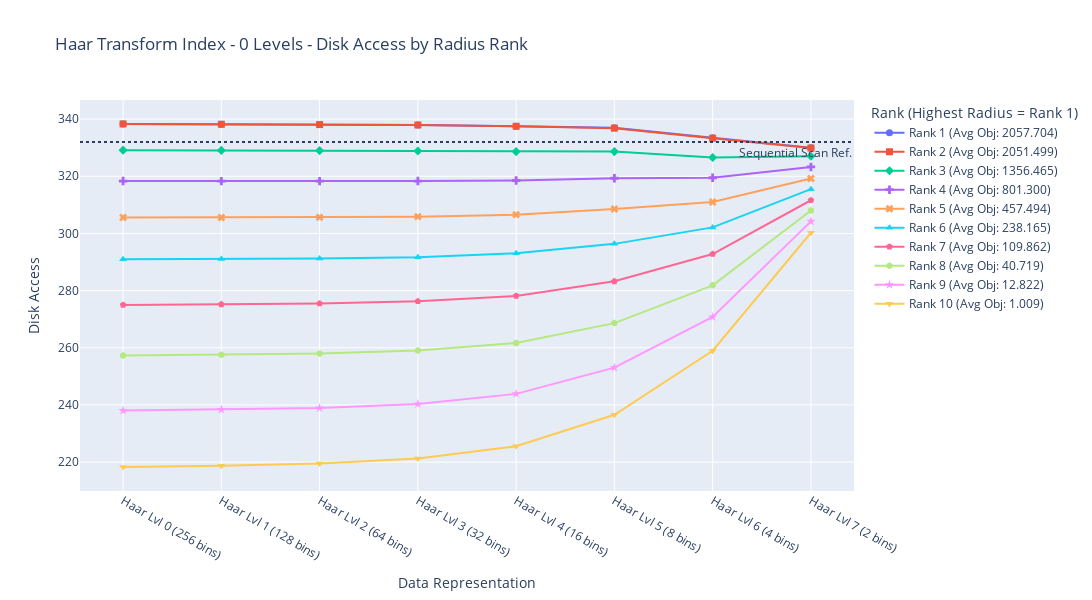
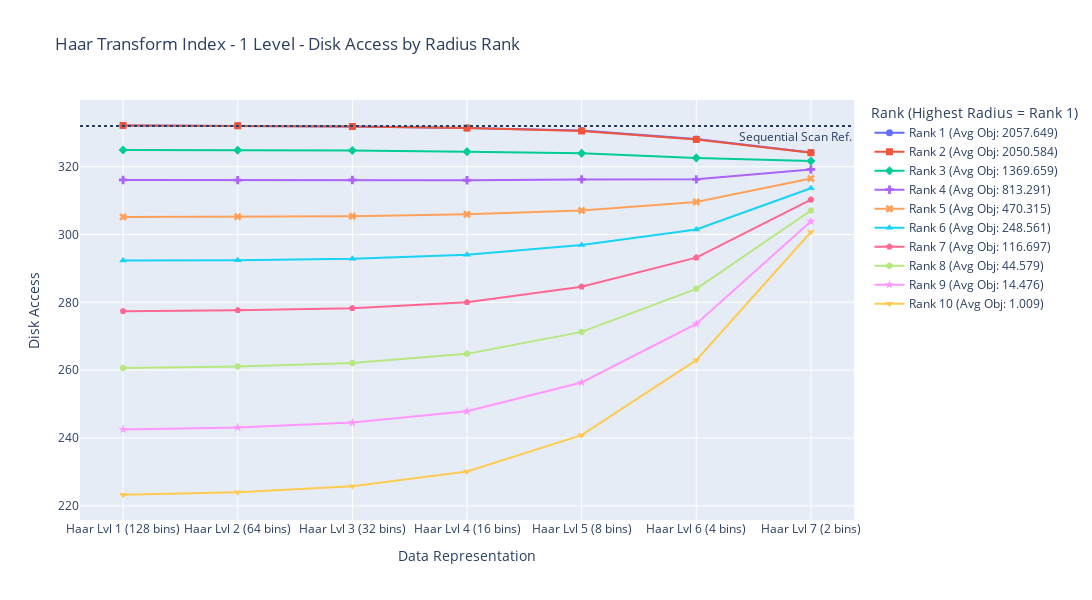
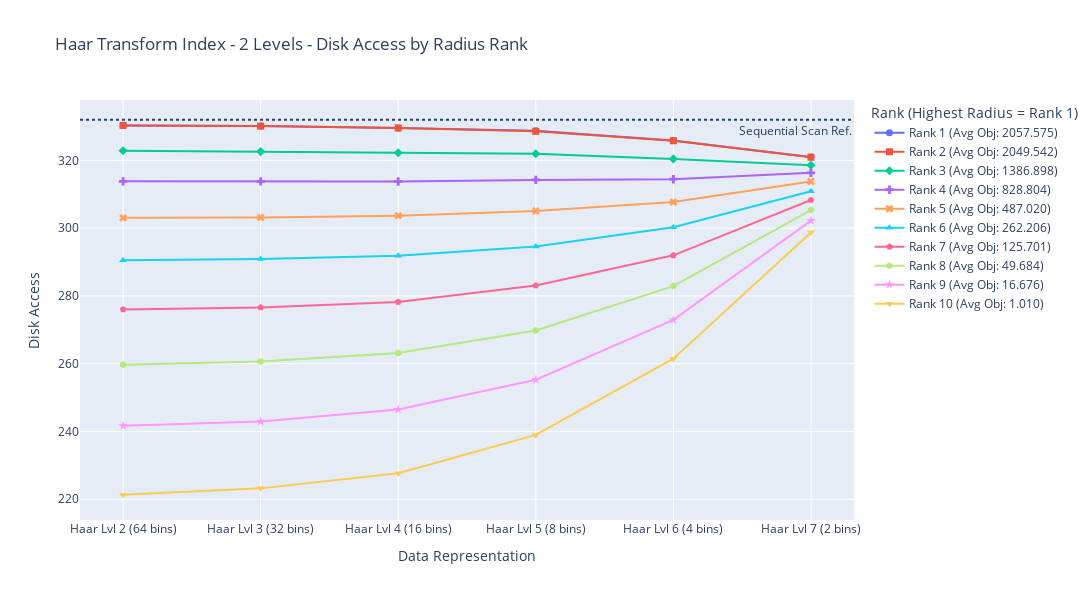

Notebook source saved alongside these figures, in order:
### Code cell
# --- Mappings ---
tree_title_map = {
    "tree-0": "Haar Transform Index - 0 Levels",
    "tree-1": "Haar Transform Index - 1 Level",
    "tree-2": "Haar Transform Index - 2 Levels",
}

data_label_map = {
    "data-0": "Haar Lvl 0 (256 bins)",
    "data-1": "Haar Lvl 1 (128 bins)",
    "data-2": "Haar Lvl 2 (64 bins)",
    "data-3": "Haar Lvl 3 (32 bins)",
    "data-4": "Haar Lvl 4 (16 bins)",
    "data-5": "Haar Lvl 5 (8 bins)",
    "data-6": "Haar Lvl 6 (4 bins)",
    "data-7": "Haar Lvl 7 (2 bins)",
}

# --- Constants ---
SEQUENTIAL_ACCESS_VALUE = 332
TARGET_TREES = ["tree-0", "tree-1", "tree-2"]
# Define marker symbols for different rank lines
marker_symbols = ['circle', 'square', 'diamond', 'cross', 'x', 'triangle-up',
                  'pentagon', 'hexagon', 'star', 'triangle-down'] # Add more if needed

# --- Plotting Logic ---
for tree_name, tree_data in all_data.items():
    # Filter for target trees
    if tree_name not in TARGET_TREES:
        continue

    if not isinstance(tree_data, dict):
        print(f"Skipping {tree_name}: Data is not in the expected dictionary format.")
        continue

    fig = go.Figure()
    original_data_labels = sorted([k for k in tree_data.keys() if k.startswith('data-')])
    if not original_data_labels:
        print(f"Skipping {tree_name}: No 'data-X' keys found.")
        continue
    x_axis_labels = [data_label_map.get(lbl, lbl) for lbl in original_data_labels]

    processed_data = {}
    max_rank = 0

    # --- Step 1: Extract and Rank Data ---
    for data_label in original_data_labels:
        data_set = tree_data.get(data_label, {})
        if not isinstance(data_set, dict):
            print(f"Warning: Skipping {data_label} in {tree_name}: Data is not a dictionary.")
            processed_data[data_label] = []
            continue

        sorted_radii = sorted(
            [item for item in data_set.items() if isinstance(item[1], dict) and 'radius' in item[1]],
            key=lambda item: item[1].get('radius', -1),
            reverse=True
        )
        processed_data[data_label] = sorted_radii
        max_rank = max(max_rank, len(sorted_radii))

    if max_rank == 0:
        print(f"Skipping {tree_name}: No valid radius data found across all data keys.")
        continue

    # --- Step 2: Structure Data by Rank Across Datasets ---
    for rank in range(max_rank):
        rank_disk_access = []
        rank_avg_obj = []
        for data_label in original_data_labels:
            sorted_radii = processed_data.get(data_label, [])
            if rank < len(sorted_radii):
                radius_key, radius_data = sorted_radii[rank]
                if isinstance(radius_data, dict):
                    rank_disk_access.append(radius_data.get('disk_access'))
                    rank_avg_obj.append(radius_data.get('avg_obj_result'))
                else:
                    rank_disk_access.append(None)
                    rank_avg_obj.append(None)
            else:
                rank_disk_access.append(None)
                rank_avg_obj.append(None)

        # Only add trace if there is at least one non-None value for this rank
        if not all(v is None for v in rank_disk_access):
            valid_avg_objs = [obj for obj in rank_avg_obj if obj is not None]
            avg_legend = np.nanmean(valid_avg_objs) if valid_avg_objs else float('nan')
            legend_name = f"Rank {rank + 1} (Avg Obj: {avg_legend:.3f})"
            # Select marker symbol for this rank
            marker_symbol = marker_symbols[rank % len(marker_symbols)]

            fig.add_trace(go.Scatter(
                x=x_axis_labels,
                y=rank_disk_access,
                mode='lines+markers',
                name=legend_name,
                marker=dict(symbol=marker_symbol, size=7), # <<< ADDED/MODIFIED MARKER
                line=dict(width=2), # Control line width if desired
                hovertemplate = (
                    f"<b>{tree_title_map.get(tree_name, tree_name)}</b><br>" +
                    'Representation: %{x}<br>' +
                    'Disk Access: %{y:.2f}<br>' + # Format y value
                    f'Rank: {rank + 1}<br>' +
                    f'Avg Obj Result (Line Avg): {avg_legend:.3f}' +
                    '<extra></extra>'
                )
            ))

    # --- Step 3: Add Reference Line and Finalize Layout ---
    fig.add_hline(
        y=SEQUENTIAL_ACCESS_VALUE,
        line_dash="dot",
        annotation_text="Sequential Scan Ref.",
        annotation_position="bottom right"
    )

    fig.update_layout(
        title=f"{tree_title_map.get(tree_name, tree_name)} - Disk Access by Radius Rank", # Updated title
        xaxis_title="Data Representation",
        yaxis_title="Disk Access",
        legend_title="Rank (Highest Radius = Rank 1)",
        hovermode="x unified",
        xaxis={'categoryorder':'array', 'categoryarray':x_axis_labels},
        width=1200,  # Largura
        height=600
    )

    # --- Step 4: Show Plot ---
    fig.show()

print("\nDisk Access plots by rank generated for selected trees.")

### Figure 1 — Plotly figure (JSON) as saved in the notebook; plotly's stock layout.template omitted (floating-point values rounded to 4 significant figures)
{"data": [{"hovertemplate": "<b>Haar Transform Index - 0 Levels</b><br>Representation: %{x}<br>Disk Access: %{y:.2f}<br>Rank: 1<br>Avg Obj Result (Line Avg): 2057.704<extra></extra>", "line": {"width": 2}, "marker": {"size": 7, "symbol": "circle"}, "mode": "lines+markers", "name": "Rank 1 (Avg Obj: 2057.704)", "type": "scatter", "x": ["Haar Lvl 0 (256 bins)", "Haar Lvl 1 (128 bins)", "Haar Lvl 2 (64 bins)", "Haar Lvl 3 (32 bins)", "Haar Lvl 4 (16 bins)", "Haar Lvl 5 (8 bins)", "Haar Lvl 6 (4 bins)", "Haar Lvl 7 (2 bins)"], "y": [338.3, 338.2, 338.1, 337.9, 337.5, 337.0, 333.4, 330.0]}, {"hovertemplate": "<b>Haar Transform Index - 0 Levels</b><br>Representation: %{x}<br>Disk Access: %{y:.2f}<br>Rank: 2<br>Avg Obj Result (Line Avg): 2051.499<extra></extra>", "line": {"width": 2}, "marker": {"size": 7, "symbol": "square"}, "mode": "lines+markers", "name": "Rank 2 (Avg Obj: 2051.499)", "type": "scatter", "x": ["Haar Lvl 0 (256 bins)", "Haar Lvl 1 (128 bins)", "Haar Lvl 2 (64 bins)", "Haar Lvl 3 (32 bins)", "Haar Lvl 4 (16 bins)", "Haar Lvl 5 (8 bins)", "Haar Lvl 6 (4 bins)", "Haar Lvl 7 (2 bins)"], "y": [338.3, 338.2, 338.1, 337.9, 337.5, 336.8, 333.3, 329.9]}, {"hovertemplate": "<b>Haar Transform Index - 0 Levels</b><br>Representation: %{x}<br>Disk Access: %{y:.2f}<br>Rank: 3<br>Avg Obj Result (Line Avg): 1356.465<extra></extra>", "line": {"width": 2}, "marker": {"size": 7, "symbol": "diamond"}, "mode": "lines+markers", "name": "Rank 3 (Avg Obj: 1356.465)", "type": "scatter", "x": ["Haar Lvl 0 (256 bins)", "Haar Lvl 1 (128 bins)", "Haar Lvl 2 (64 bins)", "Haar Lvl 3 (32 bins)", "Haar Lvl 4 (16 bins)", "Haar Lvl 5 (8 bins)", "Haar Lvl 6 (4 bins)", "Haar Lvl 7 (2 bins)"], "y": [329.1, 329.0, 329.0, 328.8, 328.6, 328.6, 326.6, 327.0]}, {"hovertemplate": "<b>Haar Transform Index - 0 Levels</b><br>Representation: %{x}<br>Disk Access: %{y:.2f}<br>Rank: 4<br>Avg Obj Result (Line Avg): 801.300<extra></extra>", "line": {"width": 2}, "marker": {"size": 7, "symbol": "cross"}, "mode": "lines+markers", "name": "Rank 4 (Avg Obj: 801.300)", "type": "scatter", "x": ["Haar Lvl 0 (256 bins)", "Haar Lvl 1 (128 bins)", "Haar Lvl 2 (64 bins)", "Haar Lvl 3 (32 bins)", "Haar Lvl 4 (16 bins)", "Haar Lvl 5 (8 bins)", "Haar Lvl 6 (4 bins)", "Haar Lvl 7 (2 bins)"], "y": [318.3, 318.3, 318.3, 318.3, 318.5, 319.3, 319.5, 323.3]}, {"hovertemplate": "<b>Haar Transform Index - 0 Levels</b><br>Representation: %{x}<br>Disk Access: %{y:.2f}<br>Rank: 5<br>Avg Obj Result (Line Avg): 457.494<extra></extra>", "line": {"width": 2}, "marker": {"size": 7, "symbol": "x"}, "mode": "lines+markers", "name": "Rank 5 (Avg Obj: 457.494)", "type": "scatter", "x": ["Haar Lvl 0 (256 bins)", "Haar Lvl 1 (128 bins)", "Haar Lvl 2 (64 bins)", "Haar Lvl 3 (32 bins)", "Haar Lvl 4 (16 bins)", "Haar Lvl 5 (8 bins)", "Haar Lvl 6 (4 bins)", "Haar Lvl 7 (2 bins)"], "y": [305.5, 305.6, 305.6, 305.9, 306.6, 308.6, 311.0, 319.2]}, {"hovertemplate": "<b>Haar Transform Index - 0 Levels</b><br>Representation: %{x}<br>Disk Access: %{y:.2f}<br>Rank: 6<br>Avg Obj Result (Line Avg): 238.165<extra></extra>", "line": {"width": 2}, "marker": {"size": 7, "symbol": "triangle-up"}, "mode": "lines+markers", "name": "Rank 6 (Avg Obj: 238.165)", "type": "scatter", "x": ["Haar Lvl 0 (256 bins)", "Haar Lvl 1 (128 bins)", "Haar Lvl 2 (64 bins)", "Haar Lvl 3 (32 bins)", "Haar Lvl 4 (16 bins)", "Haar Lvl 5 (8 bins)", "Haar Lvl 6 (4 bins)", "Haar Lvl 7 (2 bins)"], "y": [291.0, 291.1, 291.2, 291.7, 293.0, 296.3, 302.1, 315.5]}, {"hovertemplate": "<b>Haar Transform Index - 0 Levels</b><br>Representation: %{x}<br>Disk Access: %{y:.2f}<br>Rank: 7<br>Avg Obj Result (Line Avg): 109.862<extra></extra>", "line": {"width": 2}, "marker": {"size": 7, "symbol": "pentagon"}, "mode": "lines+markers", "name": "Rank 7 (Avg Obj: 109.862)", "type": "scatter", "x": ["Haar Lvl 0 (256 bins)", "Haar Lvl 1 (128 bins)", "Haar Lvl 2 (64 bins)", "Haar Lvl 3 (32 bins)", "Haar Lvl 4 (16 bins)", "Haar Lvl 5 (8 bins)", "Haar Lvl 6 (4 bins)", "Haar Lvl 7 (2 bins)"], "y": [275.0, 275.2, 275.5, 276.3, 278.1, 283.2, 292.8, 311.6]}, {"hovertemplate": "<b>Haar Transform Index - 0 Levels</b><br>Representation: %{x}<br>Disk Access: %{y:.2f}<br>Rank: 8<br>Avg Obj Result (Line Avg): 40.719<extra></extra>", "line": {"width": 2}, "marker": {"size": 7, "symbol": "hexagon"}, "mode": "lines+markers", "name": "Rank 8 (Avg Obj: 40.719)", "type": "scatter", "x": ["Haar Lvl 0 (256 bins)", "Haar Lvl 1 (128 bins)", "Haar Lvl 2 (64 bins)", "Haar Lvl 3 (32 bins)", "Haar Lvl 4 (16 bins)", "Haar Lvl 5 (8 bins)", "Haar Lvl 6 (4 bins)", "Haar Lvl 7 (2 bins)"], "y": [257.3, 257.6, 258.0, 259.1, 261.7, 268.6, 281.8, 308.0]}, {"hovertemplate": "<b>Haar Transform Index - 0 Levels</b><br>Representation: %{x}<br>Disk Access: %{y:.2f}<br>Rank: 9<br>Avg Obj Result (Line Avg): 12.822<extra></extra>", "line": {"width": 2}, "marker": {"size": 7, "symbol": "star"}, "mode": "lines+markers", "name": "Rank 9 (Avg Obj: 12.822)", "type": "scatter", "x": ["Haar Lvl 0 (256 bins)", "Haar Lvl 1 (128 bins)", "Haar Lvl 2 (64 bins)", "Haar Lvl 3 (32 bins)", "Haar Lvl 4 (16 bins)", "Haar Lvl 5 (8 bins)", "Haar Lvl 6 (4 bins)", "Haar Lvl 7 (2 bins)"], "y": [238.0, 238.4, 238.9, 240.3, 243.9, 253.1, 270.8, 304.2]}, {"hovertemplate": "<b>Haar Transform Index - 0 Levels</b><br>Representation: %{x}<br>Disk Access: %{y:.2f}<br>Rank: 10<br>Avg Obj Result (Line Avg): 1.009<extra></extra>", "line": {"width": 2}, "marker": {"size": 7, "symbol": "triangle-down"}, "mode": "lines+markers", "name": "Rank 10 (Avg Obj: 1.009)", "type": "scatter", "x": ["Haar Lvl 0 (256 bins)", "Haar Lvl 1 (128 bins)", "Haar Lvl 2 (64 bins)", "Haar Lvl 3 (32 bins)", "Haar Lvl 4 (16 bins)", "Haar Lvl 5 (8 bins)", "Haar Lvl 6 (4 bins)", "Haar Lvl 7 (2 bins)"], "y": [218.3, 218.7, 219.5, 221.2, 225.5, 236.6, 259.0, 300.2]}], "layout": {"annotations": [{"showarrow": false, "text": "Sequential Scan Ref.", "x": 1, "xanchor": "right", "xref": "x domain", "y": 332, "yanchor": "top", "yref": "y"}], "height": 600, "hovermode": "x unified", "legend": {"title": {"text": "Rank (Highest Radius = Rank 1)"}}, "shapes": [{"line": {"dash": "dot"}, "type": "line", "x0": 0, "x1": 1, "xref": "x domain", "y0": 332, "y1": 332, "yref": "y"}], "title": {"text": "Haar Transform Index - 0 Levels - Disk Access by Radius Rank"}, "width": 1200, "xaxis": {"categoryarray": ["Haar Lvl 0 (256 bins)", "Haar Lvl 1 (128 bins)", "Haar Lvl 2 (64 bins)", "Haar Lvl 3 (32 bins)", "Haar Lvl 4 (16 bins)", "Haar Lvl 5 (8 bins)", "Haar Lvl 6 (4 bins)", "Haar Lvl 7 (2 bins)"], "categoryorder": "array", "title": {"text": "Data Representation"}}, "yaxis": {"title": {"text": "Disk Access"}}}}

### Figure 2 — Plotly figure (JSON) as saved in the notebook; plotly's stock layout.template omitted (floating-point values rounded to 4 significant figures)
{"data": [{"hovertemplate": "<b>Haar Transform Index - 1 Level</b><br>Representation: %{x}<br>Disk Access: %{y:.2f}<br>Rank: 1<br>Avg Obj Result (Line Avg): 2057.649<extra></extra>", "line": {"width": 2}, "marker": {"size": 7, "symbol": "circle"}, "mode": "lines+markers", "name": "Rank 1 (Avg Obj: 2057.649)", "type": "scatter", "x": ["Haar Lvl 1 (128 bins)", "Haar Lvl 2 (64 bins)", "Haar Lvl 3 (32 bins)", "Haar Lvl 4 (16 bins)", "Haar Lvl 5 (8 bins)", "Haar Lvl 6 (4 bins)", "Haar Lvl 7 (2 bins)"], "y": [332.2, 332.1, 331.9, 331.4, 330.7, 328.1, 324.2]}, {"hovertemplate": "<b>Haar Transform Index - 1 Level</b><br>Representation: %{x}<br>Disk Access: %{y:.2f}<br>Rank: 2<br>Avg Obj Result (Line Avg): 2050.584<extra></extra>", "line": {"width": 2}, "marker": {"size": 7, "symbol": "square"}, "mode": "lines+markers", "name": "Rank 2 (Avg Obj: 2050.584)", "type": "scatter", "x": ["Haar Lvl 1 (128 bins)", "Haar Lvl 2 (64 bins)", "Haar Lvl 3 (32 bins)", "Haar Lvl 4 (16 bins)", "Haar Lvl 5 (8 bins)", "Haar Lvl 6 (4 bins)", "Haar Lvl 7 (2 bins)"], "y": [332.2, 332.1, 331.8, 331.4, 330.5, 328.0, 324.1]}, {"hovertemplate": "<b>Haar Transform Index - 1 Level</b><br>Representation: %{x}<br>Disk Access: %{y:.2f}<br>Rank: 3<br>Avg Obj Result (Line Avg): 1369.659<extra></extra>", "line": {"width": 2}, "marker": {"size": 7, "symbol": "diamond"}, "mode": "lines+markers", "name": "Rank 3 (Avg Obj: 1369.659)", "type": "scatter", "x": ["Haar Lvl 1 (128 bins)", "Haar Lvl 2 (64 bins)", "Haar Lvl 3 (32 bins)", "Haar Lvl 4 (16 bins)", "Haar Lvl 5 (8 bins)", "Haar Lvl 6 (4 bins)", "Haar Lvl 7 (2 bins)"], "y": [324.9, 324.8, 324.8, 324.4, 323.9, 322.6, 321.7]}, {"hovertemplate": "<b>Haar Transform Index - 1 Level</b><br>Representation: %{x}<br>Disk Access: %{y:.2f}<br>Rank: 4<br>Avg Obj Result (Line Avg): 813.291<extra></extra>", "line": {"width": 2}, "marker": {"size": 7, "symbol": "cross"}, "mode": "lines+markers", "name": "Rank 4 (Avg Obj: 813.291)", "type": "scatter", "x": ["Haar Lvl 1 (128 bins)", "Haar Lvl 2 (64 bins)", "Haar Lvl 3 (32 bins)", "Haar Lvl 4 (16 bins)", "Haar Lvl 5 (8 bins)", "Haar Lvl 6 (4 bins)", "Haar Lvl 7 (2 bins)"], "y": [316.1, 316.0, 316.1, 316.0, 316.3, 316.3, 319.2]}, {"hovertemplate": "<b>Haar Transform Index - 1 Level</b><br>Representation: %{x}<br>Disk Access: %{y:.2f}<br>Rank: 5<br>Avg Obj Result (Line Avg): 470.315<extra></extra>", "line": {"width": 2}, "marker": {"size": 7, "symbol": "x"}, "mode": "lines+markers", "name": "Rank 5 (Avg Obj: 470.315)", "type": "scatter", "x": ["Haar Lvl 1 (128 bins)", "Haar Lvl 2 (64 bins)", "Haar Lvl 3 (32 bins)", "Haar Lvl 4 (16 bins)", "Haar Lvl 5 (8 bins)", "Haar Lvl 6 (4 bins)", "Haar Lvl 7 (2 bins)"], "y": [305.2, 305.3, 305.4, 305.9, 307.1, 309.6, 316.5]}, {"hovertemplate": "<b>Haar Transform Index - 1 Level</b><br>Representation: %{x}<br>Disk Access: %{y:.2f}<br>Rank: 6<br>Avg Obj Result (Line Avg): 248.561<extra></extra>", "line": {"width": 2}, "marker": {"size": 7, "symbol": "triangle-up"}, "mode": "lines+markers", "name": "Rank 6 (Avg Obj: 248.561)", "type": "scatter", "x": ["Haar Lvl 1 (128 bins)", "Haar Lvl 2 (64 bins)", "Haar Lvl 3 (32 bins)", "Haar Lvl 4 (16 bins)", "Haar Lvl 5 (8 bins)", "Haar Lvl 6 (4 bins)", "Haar Lvl 7 (2 bins)"], "y": [292.3, 292.4, 292.8, 294.0, 296.9, 301.5, 313.6]}, {"hovertemplate": "<b>Haar Transform Index - 1 Level</b><br>Representation: %{x}<br>Disk Access: %{y:.2f}<br>Rank: 7<br>Avg Obj Result (Line Avg): 116.697<extra></extra>", "line": {"width": 2}, "marker": {"size": 7, "symbol": "pentagon"}, "mode": "lines+markers", "name": "Rank 7 (Avg Obj: 116.697)", "type": "scatter", "x": ["Haar Lvl 1 (128 bins)", "Haar Lvl 2 (64 bins)", "Haar Lvl 3 (32 bins)", "Haar Lvl 4 (16 bins)", "Haar Lvl 5 (8 bins)", "Haar Lvl 6 (4 bins)", "Haar Lvl 7 (2 bins)"], "y": [277.4, 277.7, 278.3, 280.0, 284.6, 293.2, 310.3]}, {"hovertemplate": "<b>Haar Transform Index - 1 Level</b><br>Representation: %{x}<br>Disk Access: %{y:.2f}<br>Rank: 8<br>Avg Obj Result (Line Avg): 44.579<extra></extra>", "line": {"width": 2}, "marker": {"size": 7, "symbol": "hexagon"}, "mode": "lines+markers", "name": "Rank 8 (Avg Obj: 44.579)", "type": "scatter", "x": ["Haar Lvl 1 (128 bins)", "Haar Lvl 2 (64 bins)", "Haar Lvl 3 (32 bins)", "Haar Lvl 4 (16 bins)", "Haar Lvl 5 (8 bins)", "Haar Lvl 6 (4 bins)", "Haar Lvl 7 (2 bins)"], "y": [260.6, 261.0, 262.1, 264.8, 271.3, 284.0, 307.1]}, {"hovertemplate": "<b>Haar Transform Index - 1 Level</b><br>Representation: %{x}<br>Disk Access: %{y:.2f}<br>Rank: 9<br>Avg Obj Result (Line Avg): 14.476<extra></extra>", "line": {"width": 2}, "marker": {"size": 7, "symbol": "star"}, "mode": "lines+markers", "name": "Rank 9 (Avg Obj: 14.476)", "type": "scatter", "x": ["Haar Lvl 1 (128 bins)", "Haar Lvl 2 (64 bins)", "Haar Lvl 3 (32 bins)", "Haar Lvl 4 (16 bins)", "Haar Lvl 5 (8 bins)", "Haar Lvl 6 (4 bins)", "Haar Lvl 7 (2 bins)"], "y": [242.5, 243.1, 244.5, 247.9, 256.4, 273.6, 303.9]}, {"hovertemplate": "<b>Haar Transform Index - 1 Level</b><br>Representation: %{x}<br>Disk Access: %{y:.2f}<br>Rank: 10<br>Avg Obj Result (Line Avg): 1.009<extra></extra>", "line": {"width": 2}, "marker": {"size": 7, "symbol": "triangle-down"}, "mode": "lines+markers", "name": "Rank 10 (Avg Obj: 1.009)", "type": "scatter", "x": ["Haar Lvl 1 (128 bins)", "Haar Lvl 2 (64 bins)", "Haar Lvl 3 (32 bins)", "Haar Lvl 4 (16 bins)", "Haar Lvl 5 (8 bins)", "Haar Lvl 6 (4 bins)", "Haar Lvl 7 (2 bins)"], "y": [223.3, 224.0, 225.7, 230.1, 240.8, 262.9, 300.7]}], "layout": {"annotations": [{"showarrow": false, "text": "Sequential Scan Ref.", "x": 1, "xanchor": "right", "xref": "x domain", "y": 332, "yanchor": "top", "yref": "y"}], "height": 600, "hovermode": "x unified", "legend": {"title": {"text": "Rank (Highest Radius = Rank 1)"}}, "shapes": [{"line": {"dash": "dot"}, "type": "line", "x0": 0, "x1": 1, "xref": "x domain", "y0": 332, "y1": 332, "yref": "y"}], "title": {"text": "Haar Transform Index - 1 Level - Disk Access by Radius Rank"}, "width": 1200, "xaxis": {"categoryarray": ["Haar Lvl 1 (128 bins)", "Haar Lvl 2 (64 bins)", "Haar Lvl 3 (32 bins)", "Haar Lvl 4 (16 bins)", "Haar Lvl 5 (8 bins)", "Haar Lvl 6 (4 bins)", "Haar Lvl 7 (2 bins)"], "categoryorder": "array", "title": {"text": "Data Representation"}}, "yaxis": {"title": {"text": "Disk Access"}}}}

### Figure 3 — Plotly figure (JSON) as saved in the notebook; plotly's stock layout.template omitted (floating-point values rounded to 4 significant figures)
{"data": [{"hovertemplate": "<b>Haar Transform Index - 2 Levels</b><br>Representation: %{x}<br>Disk Access: %{y:.2f}<br>Rank: 1<br>Avg Obj Result (Line Avg): 2057.575<extra></extra>", "line": {"width": 2}, "marker": {"size": 7, "symbol": "circle"}, "mode": "lines+markers", "name": "Rank 1 (Avg Obj: 2057.575)", "type": "scatter", "x": ["Haar Lvl 2 (64 bins)", "Haar Lvl 3 (32 bins)", "Haar Lvl 4 (16 bins)", "Haar Lvl 5 (8 bins)", "Haar Lvl 6 (4 bins)", "Haar Lvl 7 (2 bins)"], "y": [330.3, 330.1, 329.6, 328.7, 325.9, 321.0]}, {"hovertemplate": "<b>Haar Transform Index - 2 Levels</b><br>Representation: %{x}<br>Disk Access: %{y:.2f}<br>Rank: 2<br>Avg Obj Result (Line Avg): 2049.542<extra></extra>", "line": {"width": 2}, "marker": {"size": 7, "symbol": "square"}, "mode": "lines+markers", "name": "Rank 2 (Avg Obj: 2049.542)", "type": "scatter", "x": ["Haar Lvl 2 (64 bins)", "Haar Lvl 3 (32 bins)", "Haar Lvl 4 (16 bins)", "Haar Lvl 5 (8 bins)", "Haar Lvl 6 (4 bins)", "Haar Lvl 7 (2 bins)"], "y": [330.3, 330.1, 329.6, 328.6, 325.8, 320.9]}, {"hovertemplate": "<b>Haar Transform Index - 2 Levels</b><br>Representation: %{x}<br>Disk Access: %{y:.2f}<br>Rank: 3<br>Avg Obj Result (Line Avg): 1386.898<extra></extra>", "line": {"width": 2}, "marker": {"size": 7, "symbol": "diamond"}, "mode": "lines+markers", "name": "Rank 3 (Avg Obj: 1386.898)", "type": "scatter", "x": ["Haar Lvl 2 (64 bins)", "Haar Lvl 3 (32 bins)", "Haar Lvl 4 (16 bins)", "Haar Lvl 5 (8 bins)", "Haar Lvl 6 (4 bins)", "Haar Lvl 7 (2 bins)"], "y": [322.8, 322.6, 322.2, 322.0, 320.4, 318.6]}, {"hovertemplate": "<b>Haar Transform Index - 2 Levels</b><br>Representation: %{x}<br>Disk Access: %{y:.2f}<br>Rank: 4<br>Avg Obj Result (Line Avg): 828.804<extra></extra>", "line": {"width": 2}, "marker": {"size": 7, "symbol": "cross"}, "mode": "lines+markers", "name": "Rank 4 (Avg Obj: 828.804)", "type": "scatter", "x": ["Haar Lvl 2 (64 bins)", "Haar Lvl 3 (32 bins)", "Haar Lvl 4 (16 bins)", "Haar Lvl 5 (8 bins)", "Haar Lvl 6 (4 bins)", "Haar Lvl 7 (2 bins)"], "y": [313.8, 313.8, 313.8, 314.2, 314.4, 316.3]}, {"hovertemplate": "<b>Haar Transform Index - 2 Levels</b><br>Representation: %{x}<br>Disk Access: %{y:.2f}<br>Rank: 5<br>Avg Obj Result (Line Avg): 487.020<extra></extra>", "line": {"width": 2}, "marker": {"size": 7, "symbol": "x"}, "mode": "lines+markers", "name": "Rank 5 (Avg Obj: 487.020)", "type": "scatter", "x": ["Haar Lvl 2 (64 bins)", "Haar Lvl 3 (32 bins)", "Haar Lvl 4 (16 bins)", "Haar Lvl 5 (8 bins)", "Haar Lvl 6 (4 bins)", "Haar Lvl 7 (2 bins)"], "y": [303.0, 303.1, 303.7, 305.1, 307.7, 313.8]}, {"hovertemplate": "<b>Haar Transform Index - 2 Levels</b><br>Representation: %{x}<br>Disk Access: %{y:.2f}<br>Rank: 6<br>Avg Obj Result (Line Avg): 262.206<extra></extra>", "line": {"width": 2}, "marker": {"size": 7, "symbol": "triangle-up"}, "mode": "lines+markers", "name": "Rank 6 (Avg Obj: 262.206)", "type": "scatter", "x": ["Haar Lvl 2 (64 bins)", "Haar Lvl 3 (32 bins)", "Haar Lvl 4 (16 bins)", "Haar Lvl 5 (8 bins)", "Haar Lvl 6 (4 bins)", "Haar Lvl 7 (2 bins)"], "y": [290.5, 290.9, 291.9, 294.6, 300.3, 310.9]}, {"hovertemplate": "<b>Haar Transform Index - 2 Levels</b><br>Representation: %{x}<br>Disk Access: %{y:.2f}<br>Rank: 7<br>Avg Obj Result (Line Avg): 125.701<extra></extra>", "line": {"width": 2}, "marker": {"size": 7, "symbol": "pentagon"}, "mode": "lines+markers", "name": "Rank 7 (Avg Obj: 125.701)", "type": "scatter", "x": ["Haar Lvl 2 (64 bins)", "Haar Lvl 3 (32 bins)", "Haar Lvl 4 (16 bins)", "Haar Lvl 5 (8 bins)", "Haar Lvl 6 (4 bins)", "Haar Lvl 7 (2 bins)"], "y": [276.0, 276.6, 278.2, 283.1, 292.0, 308.3]}, {"hovertemplate": "<b>Haar Transform Index - 2 Levels</b><br>Representation: %{x}<br>Disk Access: %{y:.2f}<br>Rank: 8<br>Avg Obj Result (Line Avg): 49.684<extra></extra>", "line": {"width": 2}, "marker": {"size": 7, "symbol": "hexagon"}, "mode": "lines+markers", "name": "Rank 8 (Avg Obj: 49.684)", "type": "scatter", "x": ["Haar Lvl 2 (64 bins)", "Haar Lvl 3 (32 bins)", "Haar Lvl 4 (16 bins)", "Haar Lvl 5 (8 bins)", "Haar Lvl 6 (4 bins)", "Haar Lvl 7 (2 bins)"], "y": [259.7, 260.6, 263.2, 269.8, 282.9, 305.3]}, {"hovertemplate": "<b>Haar Transform Index - 2 Levels</b><br>Representation: %{x}<br>Disk Access: %{y:.2f}<br>Rank: 9<br>Avg Obj Result (Line Avg): 16.676<extra></extra>", "line": {"width": 2}, "marker": {"size": 7, "symbol": "star"}, "mode": "lines+markers", "name": "Rank 9 (Avg Obj: 16.676)", "type": "scatter", "x": ["Haar Lvl 2 (64 bins)", "Haar Lvl 3 (32 bins)", "Haar Lvl 4 (16 bins)", "Haar Lvl 5 (8 bins)", "Haar Lvl 6 (4 bins)", "Haar Lvl 7 (2 bins)"], "y": [241.7, 242.9, 246.5, 255.3, 273.0, 302.2]}, {"hovertemplate": "<b>Haar Transform Index - 2 Levels</b><br>Representation: %{x}<br>Disk Access: %{y:.2f}<br>Rank: 10<br>Avg Obj Result (Line Avg): 1.010<extra></extra>", "line": {"width": 2}, "marker": {"size": 7, "symbol": "triangle-down"}, "mode": "lines+markers", "name": "Rank 10 (Avg Obj: 1.010)", "type": "scatter", "x": ["Haar Lvl 2 (64 bins)", "Haar Lvl 3 (32 bins)", "Haar Lvl 4 (16 bins)", "Haar Lvl 5 (8 bins)", "Haar Lvl 6 (4 bins)", "Haar Lvl 7 (2 bins)"], "y": [221.4, 223.2, 227.7, 239.0, 261.5, 298.7]}], "layout": {"annotations": [{"showarrow": false, "text": "Sequential Scan Ref.", "x": 1, "xanchor": "right", "xref": "x domain", "y": 332, "yanchor": "top", "yref": "y"}], "height": 600, "hovermode": "x unified", "legend": {"title": {"text": "Rank (Highest Radius = Rank 1)"}}, "shapes": [{"line": {"dash": "dot"}, "type": "line", "x0": 0, "x1": 1, "xref": "x domain", "y0": 332, "y1": 332, "yref": "y"}], "title": {"text": "Haar Transform Index - 2 Levels - Disk Access by Radius Rank"}, "width": 1200, "xaxis": {"categoryarray": ["Haar Lvl 2 (64 bins)", "Haar Lvl 3 (32 bins)", "Haar Lvl 4 (16 bins)", "Haar Lvl 5 (8 bins)", "Haar Lvl 6 (4 bins)", "Haar Lvl 7 (2 bins)"], "categoryorder": "array", "title": {"text": "Data Representation"}}, "yaxis": {"title": {"text": "Disk Access"}}}}
